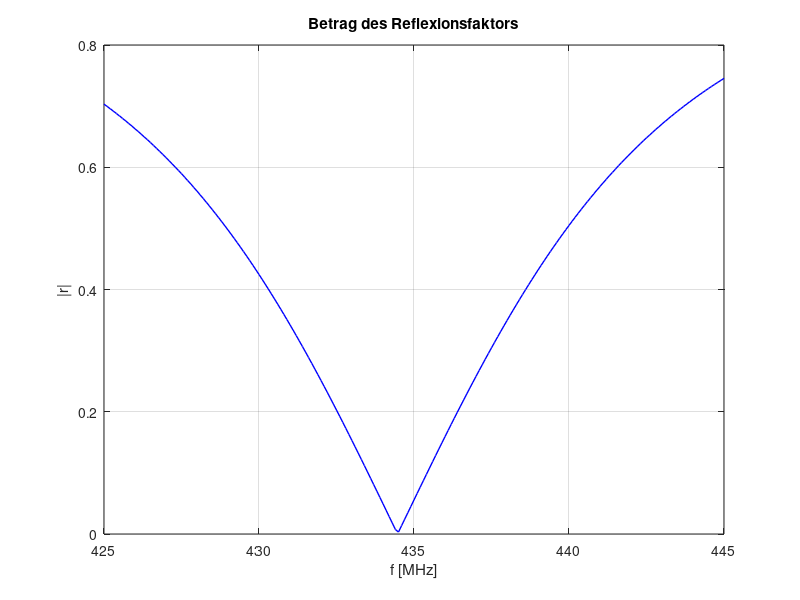

This figure's MATLAB source:
function ueb_groundplane_anpassung
% Simulation der Anpassung einer Groundplane-Antenne
%
%------------------------------------------------
% (c) Eberhard Gamm (www.ibega.de),
%     LIKE (www.like.e-technik.uni-erlangen.de),
%     2014
%------------------------------------------------

close all;

% Leitungswellenwiderstand
Z_L = 50;
% Frequenzbereich in MHz
f = 425 : 0.1 : 445;
% Elemente des Ersatzschaltbilds der Antenne
R_S = 8;
R_V = 0;
L_A = 30e-9;
C_A = 1.046e-12;
% Elemente der Anpassung
C_1 = 16.8e-12;
L_2 = 105e-9;
% komplexe Kreisfrequenz
w = 2i * pi * f * 1e6;
% Impedanz
Z = 1 ./ ( w * C_1 + 1 ./ ( R_S + R_V + w * ( L_2 + L_A ) + ...
                            1 ./ ( w * C_A ) ) );
% Reflexionsfaktor
r = ( Z - Z_L ) ./ ( Z + Z_L );

% Anzeige des Betrags des Reflexionsfaktors
figure(1);
plot(f,abs(r),'b-','LineWidth',1);
grid on;
xlabel('f [MHz]');
ylabel('|r|');
title('Betrag des Reflexionsfaktors');
